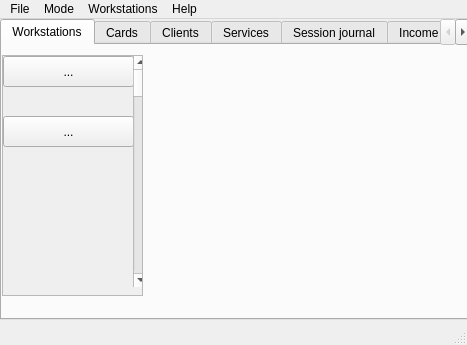
<?xml version="1.0" encoding="UTF-8"?>
<ui version="4.0">
 <class>MainWindow</class>
 <widget class="QMainWindow" name="MainWindow">
  <property name="geometry">
   <rect>
    <x>0</x>
    <y>0</y>
    <width>467</width>
    <height>345</height>
   </rect>
  </property>
  <property name="windowTitle">
   <string>MainWindow</string>
  </property>
  <widget class="QWidget" name="centralwidget">
   <widget class="QTabWidget" name="tabWidget">
    <property name="geometry">
     <rect>
      <x>0</x>
      <y>0</y>
      <width>471</width>
      <height>301</height>
     </rect>
    </property>
    <property name="currentIndex">
     <number>0</number>
    </property>
    <widget class="QWidget" name="Workstations">
     <attribute name="title">
      <string>Workstations</string>
     </attribute>
     <widget class="QScrollArea" name="scrollArea">
      <property name="geometry">
       <rect>
        <x>0</x>
        <y>10</y>
        <width>141</width>
        <height>241</height>
       </rect>
      </property>
      <property name="widgetResizable">
       <bool>true</bool>
      </property>
      <widget class="QWidget" name="scrollAreaWidgetContents">
       <property name="geometry">
        <rect>
         <x>0</x>
         <y>0</y>
         <width>139</width>
         <height>239</height>
        </rect>
       </property>
       <widget class="QToolButton" name="toolButton_3">
        <property name="geometry">
         <rect>
          <x>0</x>
          <y>0</y>
          <width>131</width>
          <height>31</height>
         </rect>
        </property>
        <property name="text">
         <string>...</string>
        </property>
       </widget>
       <widget class="QToolButton" name="toolButton_2">
        <property name="geometry">
         <rect>
          <x>0</x>
          <y>60</y>
          <width>131</width>
          <height>31</height>
         </rect>
        </property>
        <property name="text">
         <string>...</string>
        </property>
       </widget>
       <widget class="QScrollBar" name="verticalScrollBar">
        <property name="geometry">
         <rect>
          <x>130</x>
          <y>0</y>
          <width>16</width>
          <height>231</height>
         </rect>
        </property>
        <property name="orientation">
         <enum>Qt::Vertical</enum>
        </property>
       </widget>
      </widget>
     </widget>
    </widget>
    <widget class="QWidget" name="tab_2">
     <attribute name="title">
      <string>Cards</string>
     </attribute>
    </widget>
    <widget class="QWidget" name="tab_3">
     <attribute name="title">
      <string>Clients</string>
     </attribute>
    </widget>
    <widget class="QWidget" name="tab_5">
     <attribute name="title">
      <string>Services</string>
     </attribute>
    </widget>
    <widget class="QWidget" name="tab_6">
     <attribute name="title">
      <string>Session journal</string>
     </attribute>
    </widget>
    <widget class="QWidget" name="tab_4">
     <attribute name="title">
      <string>Income journal</string>
     </attribute>
    </widget>
   </widget>
  </widget>
  <widget class="QMenuBar" name="menubar">
   <property name="geometry">
    <rect>
     <x>0</x>
     <y>0</y>
     <width>467</width>
     <height>21</height>
    </rect>
   </property>
   <widget class="QMenu" name="menuFile">
    <property name="title">
     <string>File</string>
    </property>
   </widget>
   <widget class="QMenu" name="menuMode">
    <property name="title">
     <string>Mode</string>
    </property>
   </widget>
   <widget class="QMenu" name="menuWorkstations">
    <property name="title">
     <string>Workstations</string>
    </property>
   </widget>
   <widget class="QMenu" name="menuHelp">
    <property name="title">
     <string>Help</string>
    </property>
   </widget>
   <addaction name="menuFile"/>
   <addaction name="menuMode"/>
   <addaction name="menuWorkstations"/>
   <addaction name="menuHelp"/>
  </widget>
  <widget class="QStatusBar" name="statusbar"/>
 </widget>
 <resources/>
 <connections/>
</ui>
